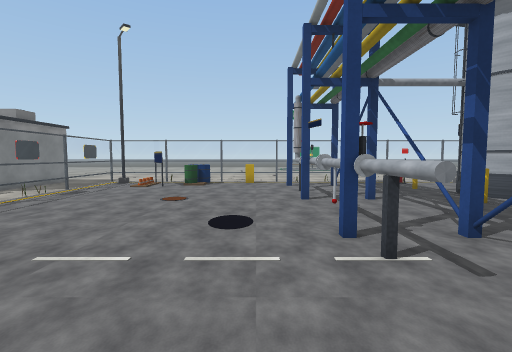
View 1 (above)

22 first-person views from a walk through a Unity game level. The camera is 1.3 m above the floor, tilts 4° down and sees 85° across. The floor is counted in squares, 1 m on a side. Each view is taken from the middle of a square. On the plan, view 1 faces up. The plan holds only what a view shows up to about 13 squares ahead; the rest is blank. The place goes on beyond the plan. The player character is not drawn. Some surface patterns are stand-ins.

View 2
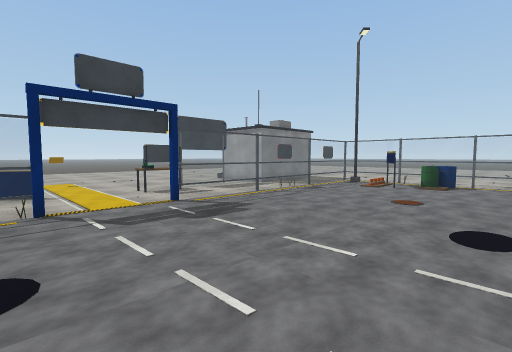

View 3
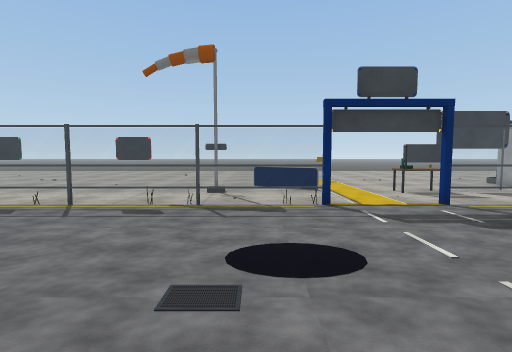

View 4
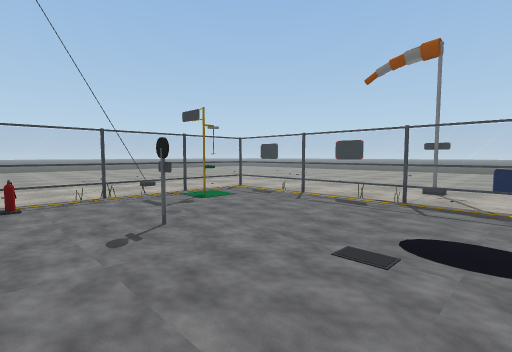

View 5
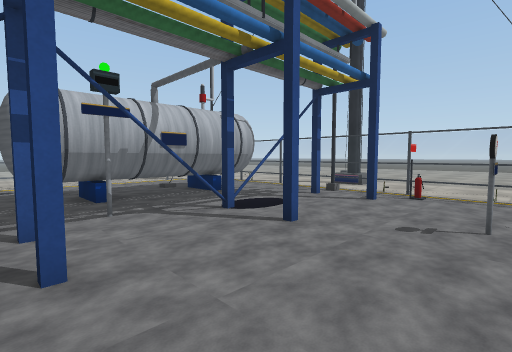

View 6
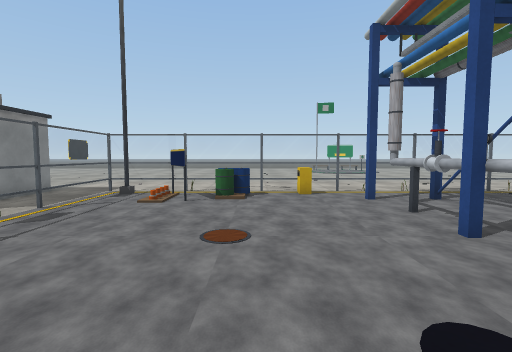

View 7
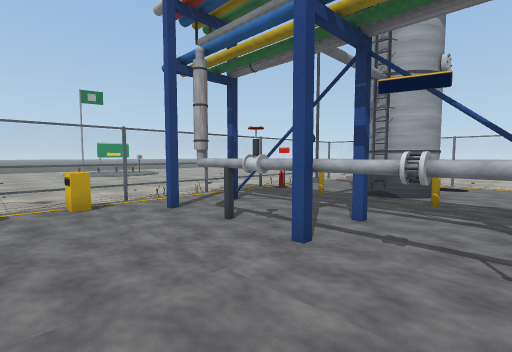

View 8
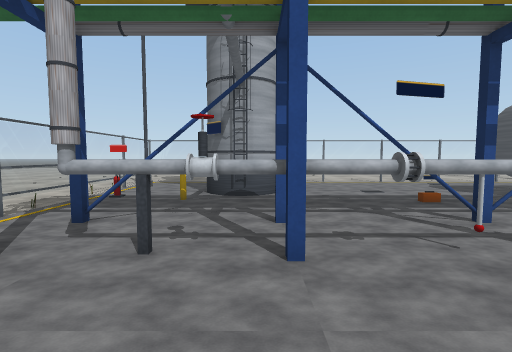

View 9
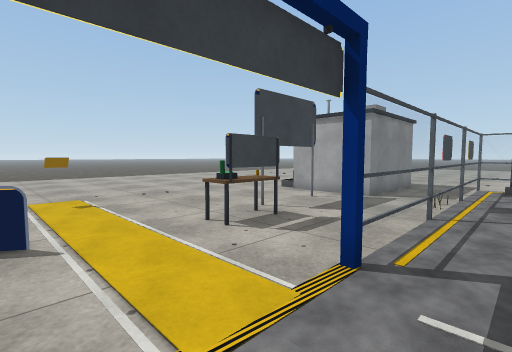

View 10
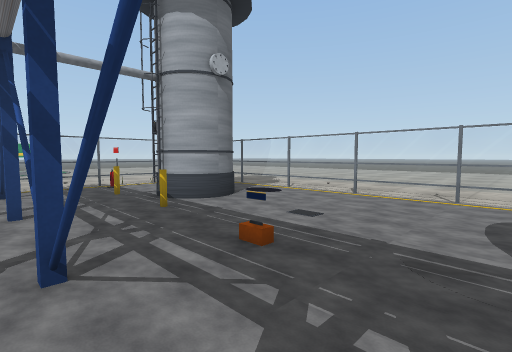

View 11
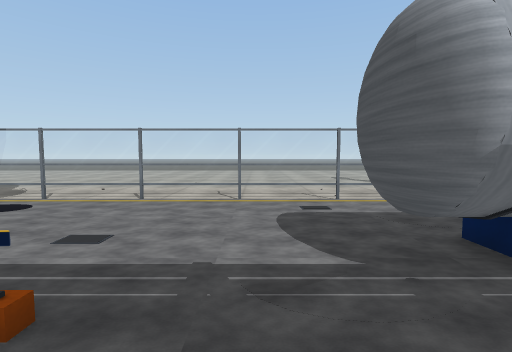

View 12
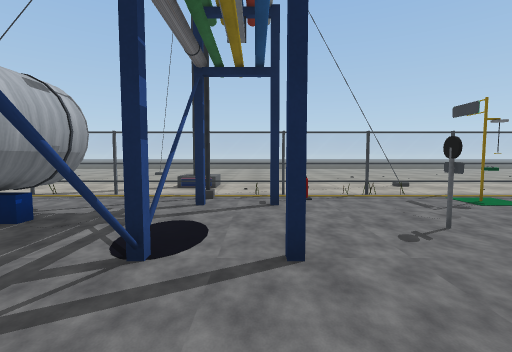

View 13
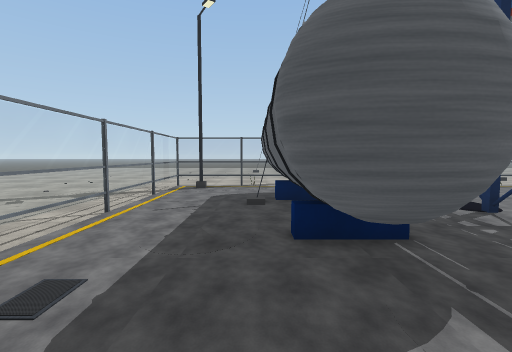

View 14
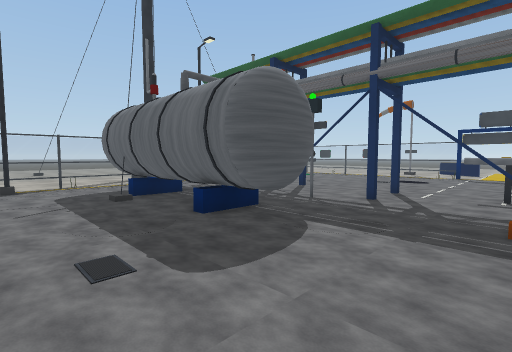

View 15
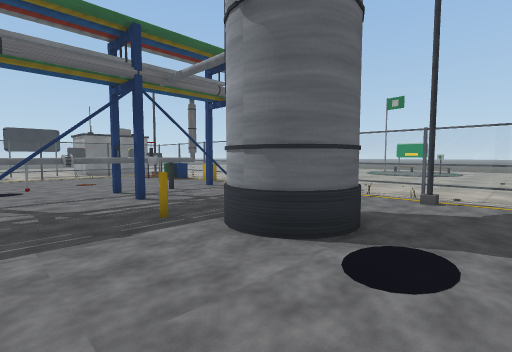

View 16
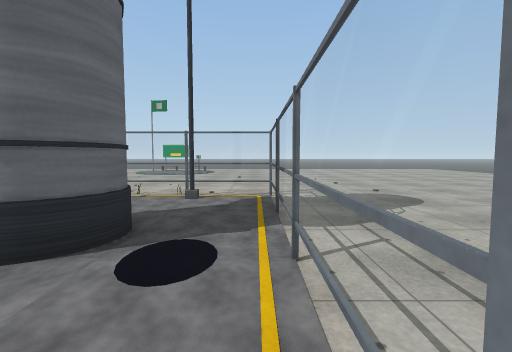

View 17
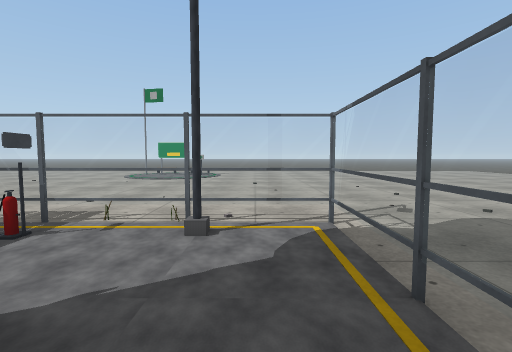

View 18
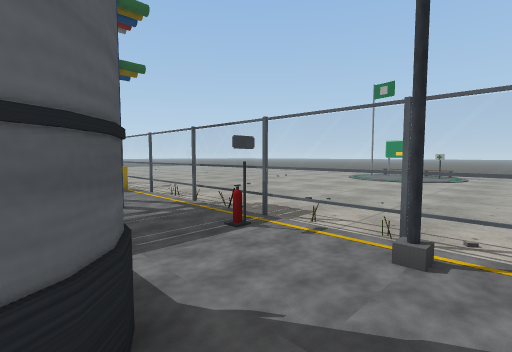

View 19
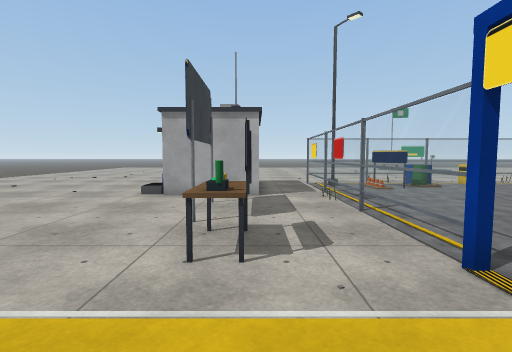

View 20
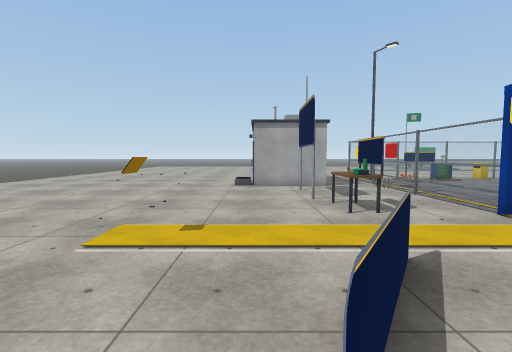

View 21
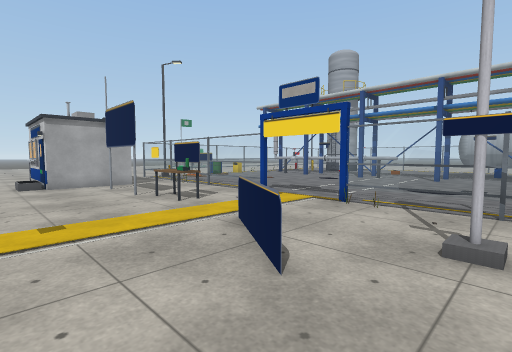

View 22
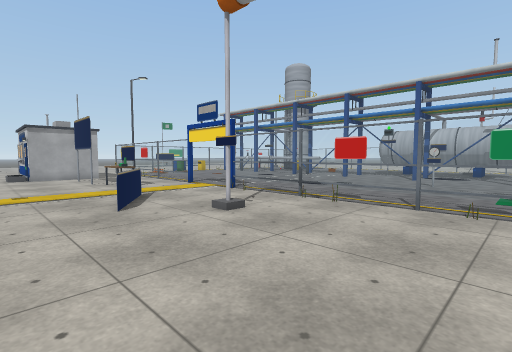

### Floor plan
Key: @ floor where view 1 was taken; # wall or solid block; x gap in a wall; . floor; / step, stairs or slope; = window, fence, low wall or low ledge; ^ raised ledge; O other object.
Columns run from 15 left of view 1 to 18 right of it. Each row starts with its distance up from view 1.
 26                         ..
 25                        ...
 24                        ...
 23                      .....
 22               ....................
 21               ....................
 20               ....................
 19               ....................
 18               ....................
 17      ....... .....................
 16      ....... .....................
 15      #..==== ==.=========.==#.....
 14  .O  #..=O =O#.O......O=.=..=.....
 13 ..#  #..=.OOO.........O.....=.....
 12 ..#  #..=./O.....O.#........=.....
 11 ..#  #..=........O.#.O.##...=....
 10 ..####..=........O....####..=....
  9 ....O...=........O.#..####..=....
  8 ....O...=........O...O.##...=....
  7 ....O...=.......OOO.........=....
  6 ....OO..=........#.#........=....
  5 ....^OO.=........ .x........=....
  4 .....O...........O.x.O......=....
  3 #................#.#........=....
  2 #...........................=....
  1 ...==............#.#........=....
  0 ...=....=......@.....OOOO...=....
 -1 ..==....=...........O####...=....
 -2 ........=..........#.####...=....
 -3 ........=........#.x.####...=....
 -4 ........=............####...=...
 -5 ........=....OO....O.####...=....
 -6 ........=............####...=....
 -7  .......=..........#.OOOO...=.....
 -8 . ......=OO.....O........... .....
 -9   ......======= O==== =======.....
-10   ....  ..........................
-11   ...  .....................
-12   ..  .....#.......    ....
-13       .... ........
-14             .....
-15               ..
-16               ..

Positions as (right, up) in squares from view 1, and headings:
1: (0, 0), facing up
2: (0, 0), facing up-left
3: (0, -1), facing left
4: (1, 0), facing down-left
5: (-2, 1), facing down-right
6: (-2, 4), facing up
7: (-2, 6), facing up-right
8: (-2, 9), facing right
9: (-6, 1), facing up-left
10: (3, 1), facing up-right
11: (4, 2), facing right
12: (2, 0), facing down
13: (9, 3), facing down
14: (12, 4), facing down-left
15: (12, 5), facing up-left
16: (12, 5), facing up
17: (11, 9), facing up
18: (11, 10), facing up-left
19: (-10, 1), facing up
20: (-13, -2), facing up
21: (-15, -3), facing up-right
22: (-15, -8), facing up-right
